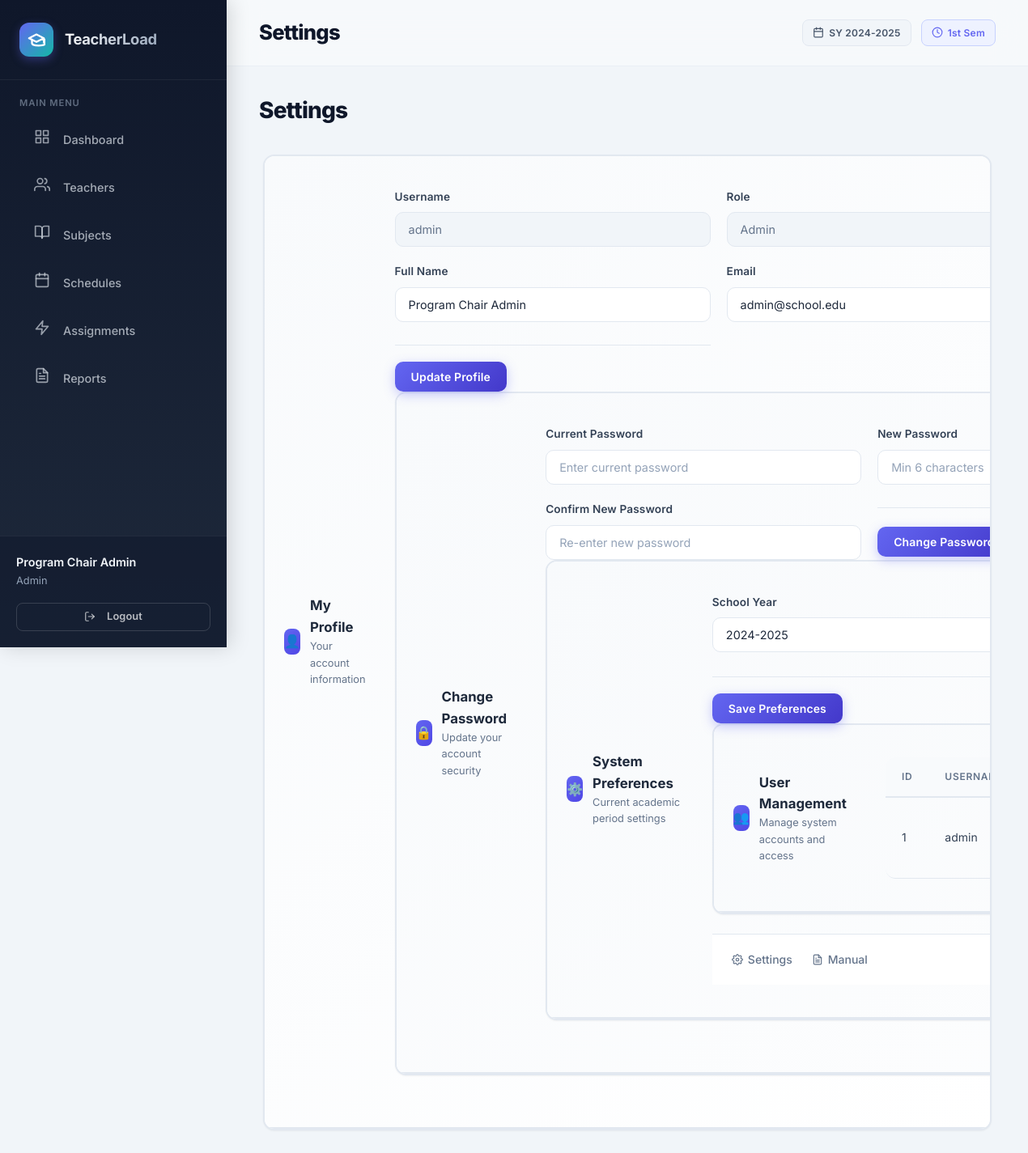
Page /modules/settings/index.php (signed in) on the committed database.
### tables this page shows
CREATE TABLE `users` (
  `id` int(11) NOT NULL,
  `username` varchar(50) NOT NULL,
  `password_hash` varchar(255) NOT NULL,
  `full_name` varchar(100) NOT NULL,
  `email` varchar(100) NOT NULL,
  `role` enum('admin','chair') DEFAULT 'chair',
  `is_active` tinyint(1) DEFAULT 1,
  `created_at` timestamp NOT NULL DEFAULT current_timestamp(),
  `updated_at` timestamp NOT NULL DEFAULT current_timestamp() ON UPDATE current_timestamp()
);

### config/database.php (called while the page is built, shortened)
<?php
class Database {
    private static ?PDO $instance = null;
    public static function getInstance(): PDO {
        if (self::$instance === null) {
            $host = 'localhost';
            $db   = 'teacher_load_system';
            $user = 'root';
            $pass = '';
            $charset = 'utf8mb4';
            $dsn = "mysql:host=$host;dbname=$db;charset=$charset";
            $options = [
                PDO::ATTR_ERRMODE            => PDO::ERRMODE_EXCEPTION,
                PDO::ATTR_DEFAULT_FETCH_MODE => PDO::FETCH_ASSOC,
                PDO::ATTR_EMULATE_PREPARES   => true,
            ];
            try {
                self::$instance = new PDO($dsn, $user, $pass, $options);
            } catch (\PDOException $e) {
                error_log("DB Connection failed: " . $e->getMessage());
                throw new \PDOException($e->getMessage(), (int)$e->getCode());
            }
        }
        return self::$instance;
    }
}

### models/User.php (called while the page is built, shortened)
<?php
require_once __DIR__ . '/../config/database.php';
class User {
    private PDO $db;
    public function __construct() {
        $this->db = Database::getInstance();
    }
    public function getAll(): array {
        $stmt = $this->db->query("SELECT id, username, full_name, email, role, is_active, created_at FROM users ORDER BY created_at DESC");
        return $stmt->fetchAll();
    }
    public function getById(int $id): ?array {
        $stmt = $this->db->prepare("SELECT id, username, full_name, email, role, is_active, created_at FROM users WHERE id = ?");
        $stmt->execute([$id]);
        return $stmt->fetch() ?: null;
    }
}

### config/session.php (called while the page is built, shortened)
<?php
function isLoggedIn() {
    return isset($_SESSION['user_id']) &&
           isset($_SESSION['username']) &&
           !empty($_SESSION['user_id']);
}
function currentUser() {
    static $user = null;
    if ($user === null && isset($_SESSION['user_data'])) {
        $user = $_SESSION['user_data'];
    }
    return $user;
}
function hasRole($roles) {
    $user = currentUser();
    if (is_string($roles)) $roles = [$roles];
    return in_array($user['role'], $roles);
}

### modules/settings/index.php (the view, shortened to what this page needs)
<?php
require_once __DIR__ . '/../../config/session.php';
require_once __DIR__ . '/../../includes/auth.php';
require_once __DIR__ . '/../../models/User.php';
$userModel = new User();
$currentUser = $userModel->getById($_SESSION['user_id']);
$allUsers = hasRole('admin') ? $userModel->getAll() : [];
require __DIR__ . '/../../includes/header.php';
?>
<div class="page-toolbar">
    <h2>Settings</h2>
</div>
<div class="form-wrapper">
    <div class="form-section">
        <div class="form-section-header">
            <div class="section-icon">👤</div>
            <div>
                <h3>My Profile</h3>
                <p>Your account information</p>
            </div>
        <div class="form-section-body">
            <form method="POST">
                <div class="form-grid">
                    <div class="form-group">
                        <label>Username</label>
                        <input type="text" value="<?= htmlspecialchars($currentUser['username'] ?? '') ?>" disabled>
                    </div>
                    <div class="form-group">
                        <label>Role</label>
                        <input type="text" value="<?= ucfirst(htmlspecialchars($currentUser['role'] ?? '')) ?>" disabled>
                    </div>
                    <div class="form-group">
                        <label>Full Name</label>
                        <input type="text" name="full_name" value="<?= htmlspecialchars($currentUser['full_name'] ?? '') ?>" required>
                    </div>
                    <div class="form-group">
                        <label>Email</label>
                        <input type="email" name="email" value="<?= htmlspecialchars($currentUser['email'] ?? '') ?>" required>
                    </div>
                <div class="form-actions">
                    <button type="submit" class="btn btn-primary">Update Profile</button>
                </div>
            </form>
        </div>
    <div class="form-section">
        <div class="form-section-header">
            <div class="section-icon">🔒</div>
            <div>
                <h3>Change Password</h3>
                <p>Update your account security</p>
            </div>
        <div class="form-section-body">
            <form method="POST">
                <div class="form-grid">
                    <div class="form-group">
                        <label>Current Password</label>
                        <input type="password" name="current_password" required placeholder="Enter current password">
                    </div>
                    <div class="form-group">
                        <label>New Password</label>
                        <input type="password" name="new_password" required minlength="6" placeholder="Min 6 characters">
                    </div>
                    <div class="form-group">
                        <label>Confirm New Password</label>
                        <input type="password" name="confirm_password" required minlength="6" placeholder="Re-enter new password">
                    </div>
                <div class="form-actions">
                    <button type="submit" class="btn btn-primary">Change Password</button>
                </div>
            </form>
        </div>
    <div class="form-section">
        <div class="form-section-header">
            <div class="section-icon">⚙️</div>
            <div>
                <h3>System Preferences</h3>
                <p>Current academic period settings</p>
            </div>
        <div class="form-section-body">
            <form method="POST">
                <div class="form-grid">
                    <div class="form-group">
                        <label>School Year</label>
                        <input type="text" name="school_year" value="<?= htmlspecialchars($_SESSION['current_school_year'] ?? '2024-2025') ?>" required placeholder="e.g. 2024-2025">
                    </div>
                <div class="form-actions">
                    <button type="submit" class="btn btn-primary">Save Preferences</button>
                </div>
            </form>
        </div>
    <?php if (hasRole('admin')): ?>
    <div class="form-section">
        <div class="form-section-header">
            <div class="section-icon">👥</div>
            <div>
                <h3>User Management</h3>
                <p>Manage system accounts and access</p>
            </div>
        <div class="form-section-body">
            <div class="table-responsive">
                <table class="data-table">
                    <thead>
                        <tr>
                            <th>ID</th>
                            <th>Username</th>
                        </tr>
                    </thead>
                    <tbody>
                        <?php foreach ($allUsers as $u): ?>
                        <tr>
                            <td><?= $u['id'] ?></td>
                            <td><?= htmlspecialchars($u['username']) ?></td>
                        </tr>
                        <?php endforeach; ?>
                    </tbody>
                </table>
            </div>
    </div>
    <?php endif; ?>
</div>
<?php require __DIR__ . '/../../includes/footer.php'; ?>

### assets/css/components.css (style rules this page uses)
.btn { padding: 0.625rem 1.25rem; border: none; border-radius: 10px; font-size: 0.875rem; font-weight: 600; cursor: pointer; transition: all 0.2s cubic-bezier(0.4, 0, 0.2, 1); text-decoration: none; display: inline-flex; align-items: center; justify-content: center; gap: 0.5rem; letter-spacing: 0.01em; position: relative; overflow: hidden; }
.btn::after { content: ''; position: absolute; inset: 0; background: linear-gradient(180deg, rgba(255,255,255,0.15) 0%, transparent 100%); opacity: 0; transition: opacity 0.2s; }
.btn-primary { background: linear-gradient(135deg, var(--primary) 0%, var(--primary-dark) 100%); color: white; box-shadow: 0 4px 14px rgba(99,102,241,0.35); }
.table-responsive { overflow-x: auto; border-radius: 12px; }
.data-table { width: 100%; border-collapse: separate; border-spacing: 0; font-size: 0.875rem; }
.data-table th { text-align: left; padding: 0.875rem 1.25rem; font-weight: 600; font-size: 0.75rem; text-transform: uppercase; letter-spacing: 0.06em; color: var(--gray-500); background: var(--gray-50); border-bottom: 2px solid var(--border); white-space: nowrap; }
.data-table th:first-child { border-radius: 12px 0 0 0; }
.data-table td { padding: 1rem 1.25rem; border-bottom: 1px solid var(--border); vertical-align: middle; color: var(--gray-700); }
.data-table tr:last-child td:first-child { border-radius: 0 0 0 12px; }
.form-grid { max-width: 800px; }
.form-group { margin-bottom: 1.5rem; }
.form-group label { display: block; margin-bottom: 0.5rem; font-weight: 600; font-size: 0.85rem; color: var(--gray-700); letter-spacing: 0.01em; }
.form-group input, .form-group select, .form-group textarea { width: 100%; padding: 0.75rem 1rem; border: 1.5px solid var(--border); border-radius: 10px; font-size: 0.9rem; transition: all 0.2s; background: var(--surface); color: var(--gray-800); }
.form-group input::placeholder { color: var(--gray-400); }
.form-actions { display: flex; gap: 0.875rem; padding-top: 1.25rem; border-top: 1px solid var(--border); margin-top: 0.5rem; }
.page-toolbar { display: flex; justify-content: space-between; align-items: center; margin-bottom: 2rem; }
.page-toolbar h2 { margin: 0; font-size: 1.75rem; font-weight: 800; letter-spacing: -0.03em; color: var(--gray-900); }

### rows in the picture
users: username "admin", role "Admin", full_name "Program Chair Admin", email "admin@school.edu", id "1"

### other values in the picture
$item['label'] "Dashboard"
$item['label'] "Teachers"
$item['label'] "Subjects"
$item['label'] "Schedules"
$item['label'] "Assignments"
$item['label'] "Reports"
$_SESSION['user_data']['full_name'] "Program Chair Admin"
$_SESSION['user_data']['role'] "Admin"
$pageTitle "Settings"
$_SESSION['current_school_year'] "2024-2025"
$_SESSION['current_semester'] "1st"
